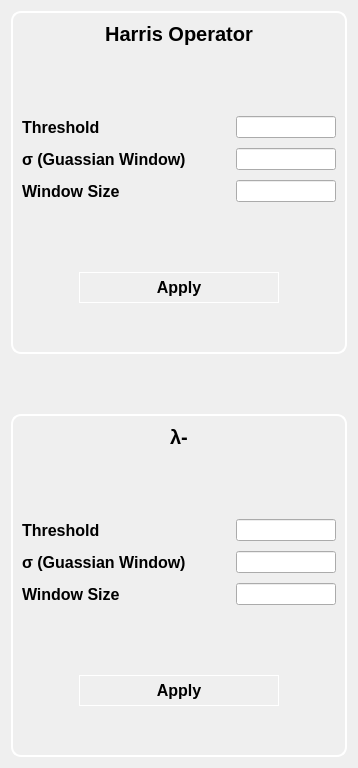
          <widget class="QWidget" name="extractFeaturesPage">
           <layout class="QGridLayout" name="gridLayout_5">
            <property name="verticalSpacing">
             <number>20</number>
            </property>
            <item row="2" column="0">
             <widget class="QFrame" name="harrisFrame">
              <property name="minimumSize">
               <size>
                <width>0</width>
                <height>300</height>
               </size>
              </property>
              <property name="styleSheet">
               <string notr="true">QFrame{
border-radius: 10px;
border: 2px solid white; 
}</string>
              </property>
              <property name="frameShape">
               <enum>QFrame::StyledPanel</enum>
              </property>
              <property name="frameShadow">
               <enum>QFrame::Raised</enum>
              </property>
              <layout class="QVBoxLayout" name="verticalLayout_2">
               <property name="spacing">
                <number>30</number>
               </property>
               <item>
                <widget class="QLabel" name="label_3">
                 <property name="styleSheet">
                  <string notr="true">border: none;
font-size: 20px;
font-weight: bold;</string>
                 </property>
                 <property name="text">
                  <string>λ-</string>
                 </property>
                 <property name="alignment">
                  <set>Qt::AlignCenter</set>
                 </property>
                </widget>
               </item>
               <item>
                <spacer name="verticalSpacer_3">
                 <property name="orientation">
                  <enum>Qt::Vertical</enum>
                 </property>
                 <property name="sizeHint" stdset="0">
                  <size>
                   <width>20</width>
                   <height>40</height>
                  </size>
                 </property>
                </spacer>
               </item>
               <item>
                <layout class="QVBoxLayout" name="verticalLayout_10">
                 <property name="spacing">
                  <number>10</number>
                 </property>
                 <item>
                  <layout class="QHBoxLayout" name="horizontalLayout_6">
                   <item>
                    <widget class="QLabel" name="label_5">
                     <property name="styleSheet">
                      <string notr="true">border: none;
font-size: 16px;
font-weight: bold;</string>
                     </property>
                     <property name="text">
                      <string>Threshold</string>
                     </property>
                    </widget>
                   </item>
                   <item>
                    <spacer name="horizontalSpacer_3">
                     <property name="orientation">
                      <enum>Qt::Horizontal</enum>
                     </property>
                     <property name="sizeHint" stdset="0">
                      <size>
                       <width>40</width>
                       <height>20</height>
                      </size>
                     </property>
                    </spacer>
                   </item>
                   <item>
                    <widget class="QLineEdit" name="thresholdInputLambda">
                     <property name="maximumSize">
                      <size>
                       <width>100</width>
                       <height>16777215</height>
                      </size>
                     </property>
                    </widget>
                   </item>
                  </layout>
                 </item>
                 <item>
                  <layout class="QHBoxLayout" name="horizontalLayout_24">
                   <item>
                    <widget class="QLabel" name="label_21">
                     <property name="styleSheet">
                      <string notr="true">border: none;
font-size: 16px;
font-weight: bold;</string>
                     </property>
                     <property name="text">
                      <string>σ (Guassian Window)</string>
                     </property>
                    </widget>
                   </item>
                   <item>
                    <spacer name="horizontalSpacer_10">
                     <property name="orientation">
                      <enum>Qt::Horizontal</enum>
                     </property>
                     <property name="sizeHint" stdset="0">
                      <size>
                       <width>40</width>
                       <height>20</height>
                      </size>
                     </property>
                    </spacer>
                   </item>
                   <item>
                    <widget class="QLineEdit" name="sigmaInputLambda">
                     <property name="maximumSize">
                      <size>
                       <width>100</width>
                       <height>16777215</height>
                      </size>
                     </property>
                    </widget>
                   </item>
                  </layout>
                 </item>
                 <item>
                  <layout class="QHBoxLayout" name="horizontalLayout_8">
                   <item>
                    <widget class="QLabel" name="label_8">
                     <property name="styleSheet">
                      <string notr="true">border: none;
font-size: 16px;
font-weight: bold;</string>
                     </property>
                     <property name="text">
                      <string>Window Size</string>
                     </property>
                    </widget>
                   </item>
                   <item>
                    <spacer name="horizontalSpacer_5">
                     <property name="orientation">
                      <enum>Qt::Horizontal</enum>
                     </property>
                     <property name="sizeHint" stdset="0">
                      <size>
                       <width>40</width>
                       <height>20</height>
                      </size>
                     </property>
                    </spacer>
                   </item>
                   <item>
                    <widget class="QLineEdit" name="windowSizeInputLambda">
                     <property name="maximumSize">
                      <size>
                       <width>100</width>
                       <height>16777215</height>
                      </size>
                     </property>
                    </widget>
                   </item>
                  </layout>
                 </item>
                </layout>
               </item>
               <item>
                <spacer name="verticalSpacer_7">
                 <property name="orientation">
                  <enum>Qt::Vertical</enum>
                 </property>
                 <property name="sizeHint" stdset="0">
                  <size>
                   <width>20</width>
                   <height>40</height>
                  </size>
                 </property>
                </spacer>
               </item>
               <item>
                <layout class="QHBoxLayout" name="horizontalLayout_10">
                 <item>
                  <widget class="QPushButton" name="lambdaApply">
                   <property name="minimumSize">
                    <size>
                     <width>200</width>
                     <height>0</height>
                    </size>
                   </property>
                   <property name="maximumSize">
                    <size>
                     <width>200</width>
                     <height>16777215</height>
                    </size>
                   </property>
                   <property name="styleSheet">
                    <string notr="true">font-weight: bold;
font-size: 16px;
border: 1px solid white;
padding: 5px;</string>
                   </property>
                   <property name="text">
                    <string>Apply</string>
                   </property>
                  </widget>
                 </item>
                </layout>
               </item>
               <item>
                <spacer name="verticalSpacer_8">
                 <property name="orientation">
                  <enum>Qt::Vertical</enum>
                 </property>
                 <property name="sizeHint" stdset="0">
                  <size>
                   <width>20</width>
                   <height>40</height>
                  </size>
                 </property>
                </spacer>
               </item>
              </layout>
             </widget>
            </item>
            <item row="1" column="0">
             <spacer name="verticalSpacer_2">
              <property name="orientation">
               <enum>Qt::Vertical</enum>
              </property>
              <property name="sizeHint" stdset="0">
               <size>
                <width>20</width>
                <height>40</height>
               </size>
              </property>
             </spacer>
            </item>
            <item row="0" column="0">
             <widget class="QFrame" name="lambdaFrame">
              <property name="minimumSize">
               <size>
                <width>0</width>
                <height>300</height>
               </size>
              </property>
              <property name="styleSheet">
               <string notr="true">QFrame{
border-radius: 10px;
border: 2px solid white; 
}</string>
              </property>
              <property name="frameShape">
               <enum>QFrame::StyledPanel</enum>
              </property>
              <property name="frameShadow">
               <enum>QFrame::Raised</enum>
              </property>
              <layout class="QVBoxLayout" name="verticalLayout_7">
               <property name="spacing">
                <number>30</number>
               </property>
               <item>
                <widget class="QLabel" name="label_2">
                 <property name="styleSheet">
                  <string notr="true">border: none;
font-size: 20px;
font-weight: bold;</string>
                 </property>
                 <property name="text">
                  <string>Harris Operator</string>
                 </property>
                 <property name="alignment">
                  <set>Qt::AlignCenter</set>
                 </property>
                </widget>
               </item>
               <item>
                <spacer name="verticalSpacer_5">
                 <property name="orientation">
                  <enum>Qt::Vertical</enum>
                 </property>
                 <property name="sizeHint" stdset="0">
                  <size>
                   <width>20</width>
                   <height>40</height>
                  </size>
                 </property>
                </spacer>
               </item>
               <item>
                <layout class="QVBoxLayout" name="verticalLayout_9">
                 <property name="spacing">
                  <number>10</number>
                 </property>
                 <item>
                  <layout class="QHBoxLayout" name="horizontalLayout_4">
                   <item>
                    <widget class="QLabel" name="label_4">
                     <property name="styleSheet">
                      <string notr="true">border: none;
font-size: 16px;
font-weight: bold;</string>
                     </property>
                     <property name="text">
                      <string>Threshold</string>
                     </property>
                    </widget>
                   </item>
                   <item>
                    <spacer name="horizontalSpacer_2">
                     <property name="orientation">
                      <enum>Qt::Horizontal</enum>
                     </property>
                     <property name="sizeHint" stdset="0">
                      <size>
                       <width>40</width>
                       <height>20</height>
                      </size>
                     </property>
                    </spacer>
                   </item>
                   <item>
                    <widget class="QLineEdit" name="thresholdInputHarris">
                     <property name="maximumSize">
                      <size>
                       <width>100</width>
                       <height>16777215</height>
                      </size>
                     </property>
                    </widget>
                   </item>
                  </layout>
                 </item>
                 <item>
                  <layout class="QHBoxLayout" name="horizontalLayout_23">
                   <property name="topMargin">
                    <number>0</number>
                   </property>
                   <item>
                    <widget class="QLabel" name="label_20">
                     <property name="styleSheet">
                      <string notr="true">border: none;
font-size: 16px;
font-weight: bold;</string>
                     </property>
                     <property name="text">
                      <string>σ (Guassian Window)</string>
                     </property>
                    </widget>
                   </item>
                   <item>
                    <spacer name="horizontalSpacer_9">
                     <property name="orientation">
                      <enum>Qt::Horizontal</enum>
                     </property>
                     <property name="sizeHint" stdset="0">
                      <size>
                       <width>40</width>
                       <height>20</height>
                      </size>
                     </property>
                    </spacer>
                   </item>
                   <item>
                    <widget class="QLineEdit" name="sigmaInputHarris">
                     <property name="maximumSize">
                      <size>
                       <width>100</width>
                       <height>16777215</height>
                      </size>
                     </property>
                    </widget>
                   </item>
                  </layout>
                 </item>
                 <item>
                  <layout class="QHBoxLayout" name="horizontalLayout_5">
                   <item>
                    <widget class="QLabel" name="label_6">
                     <property name="styleSheet">
                      <string notr="true">border: none;
font-size: 16px;
font-weight: bold;</string>
                     </property>
                     <property name="text">
                      <string>Window Size</string>
                     </property>
                    </widget>
                   </item>
                   <item>
                    <spacer name="horizontalSpacer_4">
                     <property name="orientation">
                      <enum>Qt::Horizontal</enum>
                     </property>
                     <property name="sizeHint" stdset="0">
                      <size>
                       <width>40</width>
                       <height>20</height>
                      </size>
                     </property>
                    </spacer>
                   </item>
                   <item>
                    <widget class="QLineEdit" name="windowSizeInputHaarris">
                     <property name="maximumSize">
                      <size>
                       <width>100</width>
                       <height>16777215</height>
                      </size>
                     </property>
                    </widget>
                   </item>
                  </layout>
                 </item>
                </layout>
               </item>
               <item>
                <spacer name="verticalSpacer_6">
                 <property name="orientation">
                  <enum>Qt::Vertical</enum>
                 </property>
                 <property name="sizeHint" stdset="0">
                  <size>
                   <width>20</width>
                   <height>40</height>
                  </size>
                 </property>
                </spacer>
               </item>
               <item>
                <layout class="QHBoxLayout" name="horizontalLayout_9">
                 <item>
                  <widget class="QPushButton" name="harrisApply">
                   <property name="minimumSize">
                    <size>
                     <width>200</width>
                     <height>0</height>
                    </size>
                   </property>
                   <property name="maximumSize">
                    <size>
                     <width>200</width>
                     <height>16777215</height>
                    </size>
                   </property>
                   <property name="styleSheet">
                    <string notr="true">font-weight: bold;
font-size: 16px;
border: 1px solid white;
padding: 5px;</string>
                   </property>
                   <property name="text">
                    <string>Apply</string>
                   </property>
                  </widget>
                 </item>
                </layout>
               </item>
               <item>
                <spacer name="verticalSpacer_4">
                 <property name="orientation">
                  <enum>Qt::Vertical</enum>
                 </property>
                 <property name="sizeHint" stdset="0">
                  <size>
                   <width>20</width>
                   <height>40</height>
                  </size>
                 </property>
                </spacer>
               </item>
              </layout>
             </widget>
            </item>
           </layout>
          </widget>
